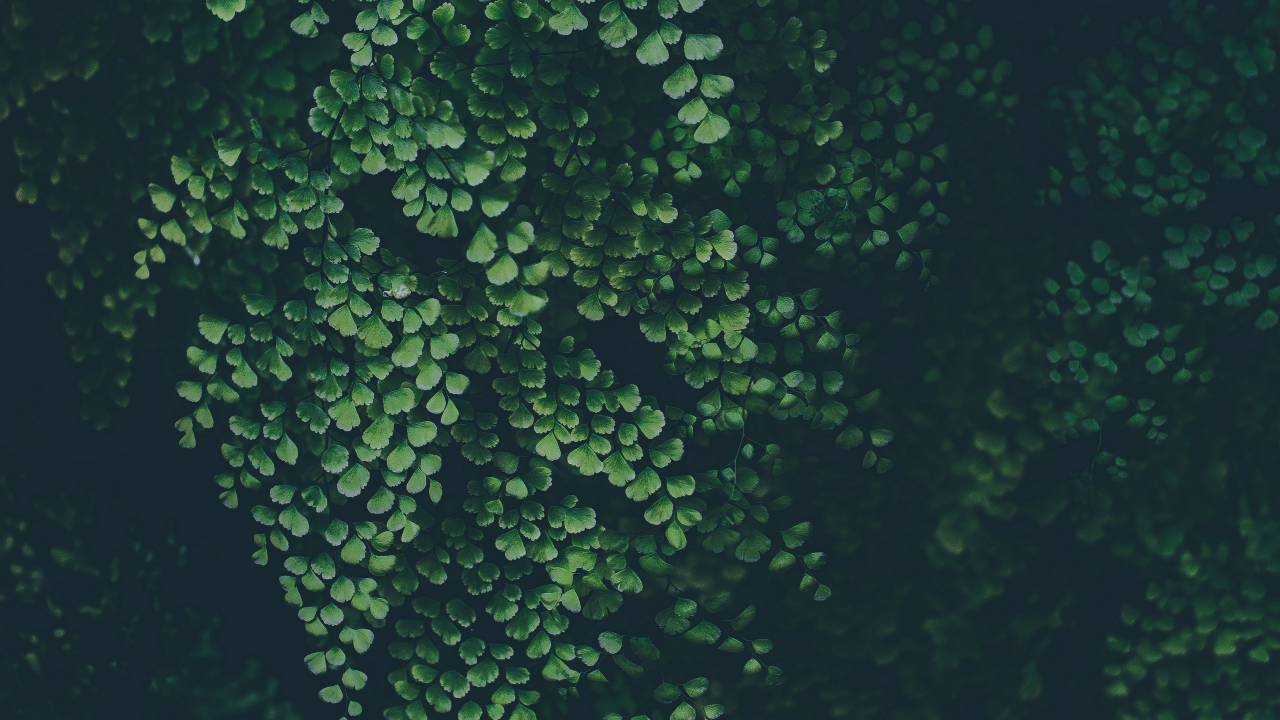
#> input picture bg.jpg, 3840 x 2160 px, found by its file name (shown at 1/3 size); its folder holds only this picture in this run
$ python -i Plantifier.py   (imports and definitions only)   (older library calls are emulated)
#> lines starting #> are read from the running program, lines starting #| are printed output that depends on the picture; after the words box and inside, x2 and y2 are one past the last pixel; in counts of white or black regions, pixels touching at a corner belong together
import numpy as np
import pandas as pd
import os
from sklearn.preprocessing import StandardScaler
from sklearn import svm
from sklearn import metrics
from sklearn.model_selection import GridSearchCV
from sklearn.model_selection import train_test_split
from sklearn.decomposition import PCA
# import matplotlib.pyplot as plt
import cv2
import mahotas as mt
from flask import *

# [1 line not run here, left out]

# [1 line that did not run here, left out]

# [70 lines left out: function training_phase, not called in this run]
    # plt.plot(var1)

# [1 line not run here, left out]

# [4 lines that did not run here, left out]

# [6 lines that did not run here, left out]

def classify(f_name):
    # Testing wala main part
    def bg_sub(filename):
#> called with filename = 'bg.jpg'
        test_img_path = 'static/prediction/' + filename
        main_img = cv2.imread(test_img_path)
#> main_img is the input picture: shape (2160, 3840, 3); mean B, G, R 52.3, 56.4, 31.4
        img = cv2.cvtColor(main_img, cv2.COLOR_BGR2RGB)
        resized_image = cv2.resize(img, (1600, 1200))
        size_y,size_x,_ = img.shape
#> size_y = 2160; size_x = 3840
        gs = cv2.cvtColor(resized_image,cv2.COLOR_RGB2GRAY)
        blur = cv2.GaussianBlur(gs, (55,55),0)
        ret_otsu,im_bw_otsu = cv2.threshold(blur,0,255,cv2.THRESH_BINARY_INV+cv2.THRESH_OTSU)
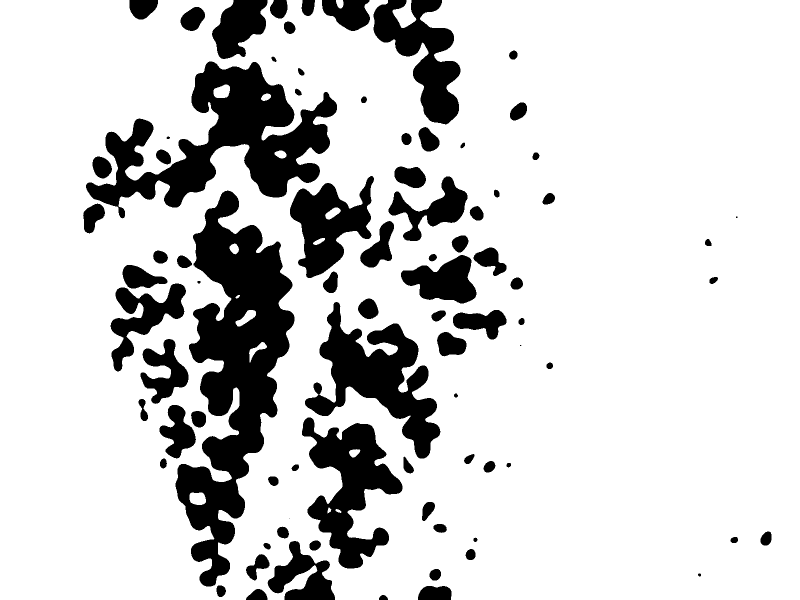
#> im_bw_otsu: shape (1200, 1600) (shown at 1/2 size); 82.2% white; 84 black regions (3 under 20 px), largest, box (x1, y1, x2, y2) and area: (351, 381, 589, 1173) 83421, (172, 123, 674, 437) 59478, (610, 604, 881, 917) 32056
#> ret_otsu = 60
        kernel = np.ones((50,50),np.uint8)
        closing = cv2.morphologyEx(im_bw_otsu, cv2.MORPH_CLOSE, kernel)
#> closing: shape (1200, 1600); 94.2% white; 12 black regions

        contours, hierarchy = cv2.findContours(closing, cv2.RETR_TREE, cv2.CHAIN_APPROX_SIMPLE)
#> contours = 11 contours; largest, box (x1, y1, x2, y2) and area: (0, 0, 1600, 1200) 1909530, (393, 458, 574, 686) 22079, (436, 140, 577, 388) 20814, (400, 642, 548, 828) 18306, (658, 669, 805, 798) 13232

        contains = []
        y_ri,x_ri, _ = resized_image.shape
#> y_ri = 1200; x_ri = 1600
        for cc in contours:
            yn = cv2.pointPolygonTest(cc,(x_ri//2,y_ri//2),False)
            contains.append(yn)
#> this loop made 11 passes
#> yn on passes 1 to 11: 1, -1, -1, -1, -1, -1, -1, -1, -1, -1, -1
#> after the loop, contains = [1, -1, -1, -1, -1, -1, -1, -1, -1, -1, -1]

        val = [contains.index(temp) for temp in contains if temp>0]
#> val = [0]
        index = val[0]
#> index = 0

        black_img = np.empty([1200,1600,3],dtype=np.uint8)
        black_img.fill(0)

        cnt = contours[index]
#> cnt = contour of 52 points, box (x1, y1, x2, y2) (0, 0, 1600, 1200), area 1909530
        mask = cv2.drawContours(black_img, [cnt] , 0, (255,255,255), -1)
#> mask: shape (1200, 1600, 3); 99.6% white; 2 black regions, box (x1, y1, x2, y2) and area: (443, 0, 522, 82) 5740, (609, 1166, 663, 1200) 1810

        maskedImg = cv2.bitwise_and(resized_image, mask)
        white_pix = [255,255,255]
        black_pix = [0,0,0]

        final_img = maskedImg
        h,w,channels = final_img.shape
#> h = 1200; w = 1600; channels = 3
        for x in range(0,w):
            for y in range(0,h):
                channels_xy = final_img[y,x]
                if all(channels_xy == black_pix):
                    final_img[y,x] = white_pix
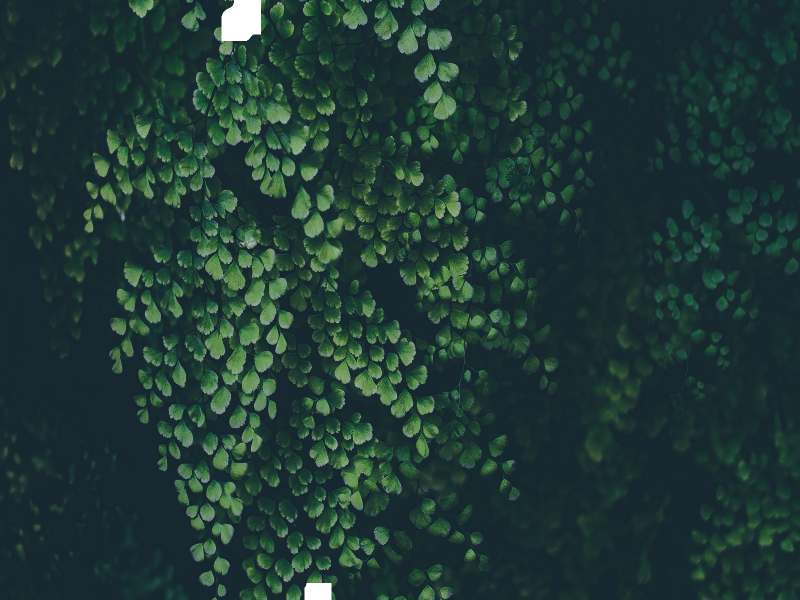
#> final_img: shape (1200, 1600, 3) (shown at 1/2 size); mean R, G, B 32.1, 56.9, 53

        return final_img

    filename = f_name
    bg_rem_img = bg_sub(filename)

    # plt.imshow(bg_rem_img)

    def feature_extract(img):
        names = ['area','perimeter','pysiological_length','pysiological_width','aspect_ratio','rectangularity','circularity', \
                'mean_r','mean_g','mean_b','stddev_r','stddev_g','stddev_b', \
                'contrast','correlation','inverse_difference_moments','entropy'
                ]
        df = pd.DataFrame([], columns=names)

        #Preprocessing
        gs = cv2.cvtColor(img,cv2.COLOR_RGB2GRAY)
        blur = cv2.GaussianBlur(gs, (25,25),0)
        ret_otsu,im_bw_otsu = cv2.threshold(blur,0,255,cv2.THRESH_BINARY_INV+cv2.THRESH_OTSU)
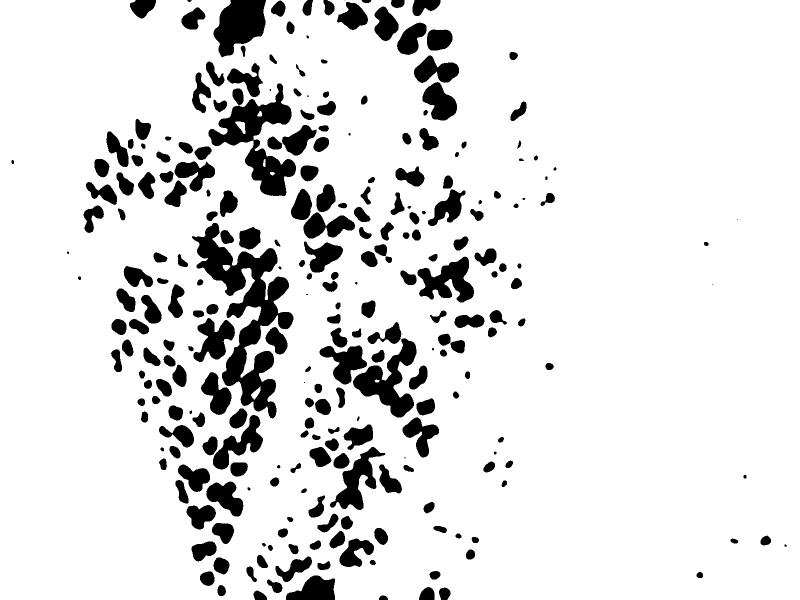
#> im_bw_otsu: shape (1200, 1600) (shown at 1/2 size); 87.9% white; 265 black regions (15 under 20 px), largest, box (x1, y1, x2, y2) and area: (384, 446, 587, 837) 25848, (417, 167, 592, 392) 14164, (706, 677, 833, 835) 8105
#> ret_otsu = 70
        kernel = np.ones((50,50),np.uint8)
        closing = cv2.morphologyEx(im_bw_otsu, cv2.MORPH_CLOSE, kernel)
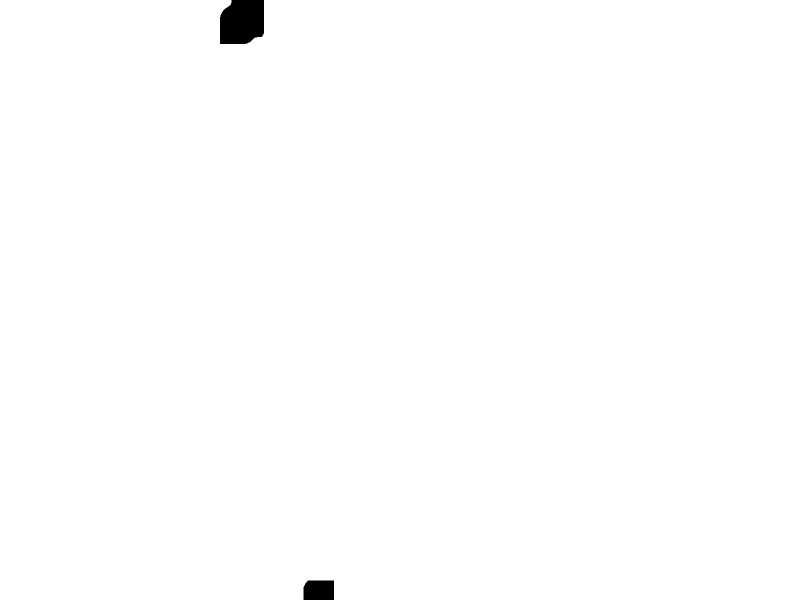
#> closing: shape (1200, 1600) (shown at 1/2 size); 99.5% white; 2 black regions

        #Shape features
        contours, hierarchy= cv2.findContours(closing,cv2.RETR_TREE,cv2.CHAIN_APPROX_SIMPLE)
#> contours = 1 contour; box (x1, y1, x2, y2) and area: (0, 0, 1600, 1200) 1907784
        cnt = contours[0]
#> cnt = contour of 68 points, box (x1, y1, x2, y2) (0, 0, 1600, 1200), area 1907784
        M = cv2.moments(cnt, True)
#> M = moments, m00 1907784, centre m10/m00, m01/m00 = (800.9, 600.8)
        area = cv2.contourArea(cnt)
#> area = 1907784
        perimeter = cv2.arcLength(cnt,True)
#> perimeter = 5866.7
        x,y,w,h = cv2.boundingRect(cnt)
#> x = 0; y = 0; w = 1600; h = 1200
        aspect_ratio = float(w)/h
#> aspect_ratio = 1.33
        rectangularity = w*h/area
#> rectangularity = 1.01
        circularity = ((perimeter)**2)/area
#> circularity = 18.04

        #Color features
        red_channel = img[:,:,0]
        green_channel = img[:,:,1]
        blue_channel = img[:,:,2]
        blue_channel[blue_channel == 255] = 0
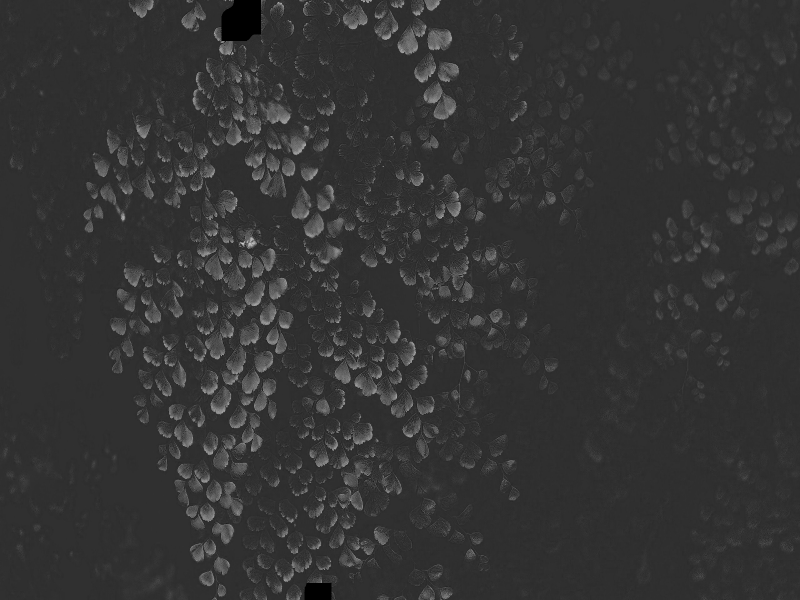
#> blue_channel: shape (1200, 1600) (shown at 1/2 size); min 0, max 223, mean 52
        green_channel[green_channel == 255] = 0
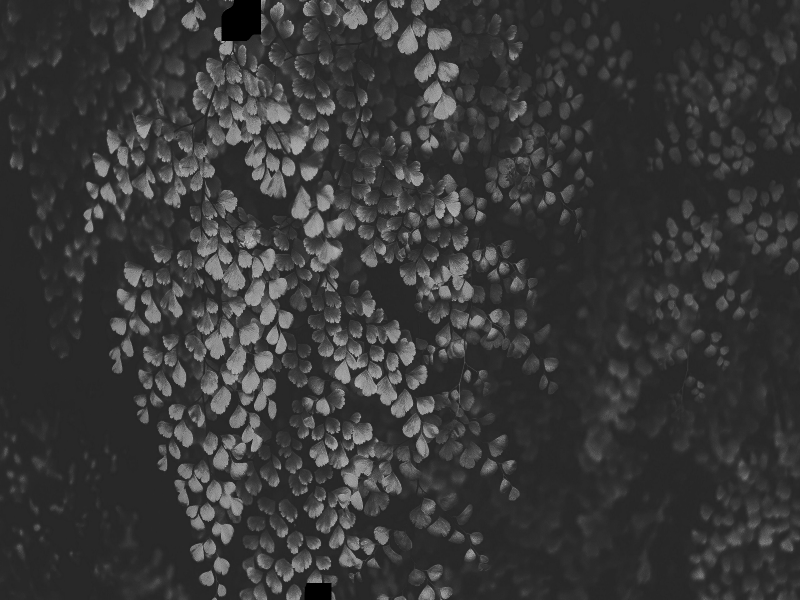
#> green_channel: shape (1200, 1600) (shown at 1/2 size); min 0, max 219, mean 55.9
        red_channel[red_channel == 255] = 0
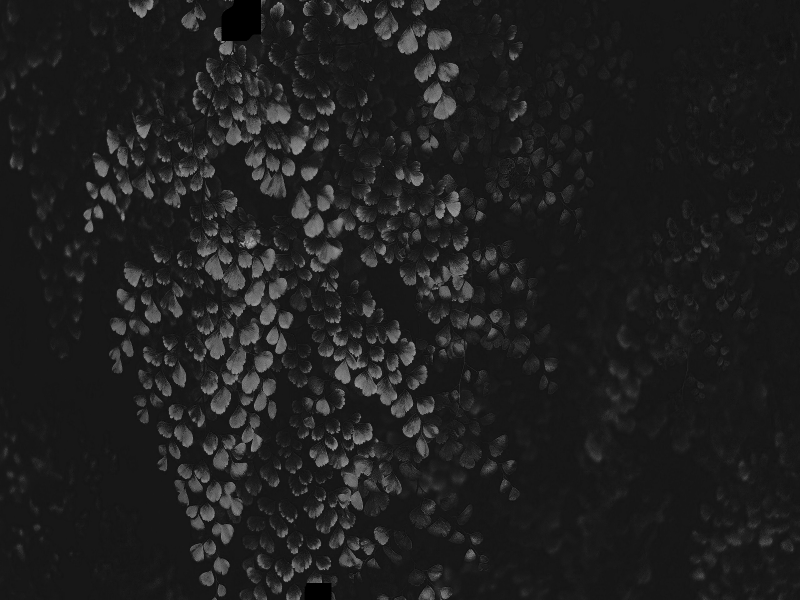
#> red_channel: shape (1200, 1600) (shown at 1/2 size); min 0, max 198, mean 31.1

        red_mean = np.mean(red_channel)
#> red_mean = 31.06
        green_mean = np.mean(green_channel)
#> green_mean = 55.93
        blue_mean = np.mean(blue_channel)
#> blue_mean = 51.96

        red_std = np.std(red_channel)
#> red_std = 21.68
        green_std = np.std(green_channel)
#> green_std = 28.84
        blue_std = np.std(blue_channel)
#> blue_std = 15.96

        #Texture features
#> (the run stopped early here; a loop or call above may not have finished)
